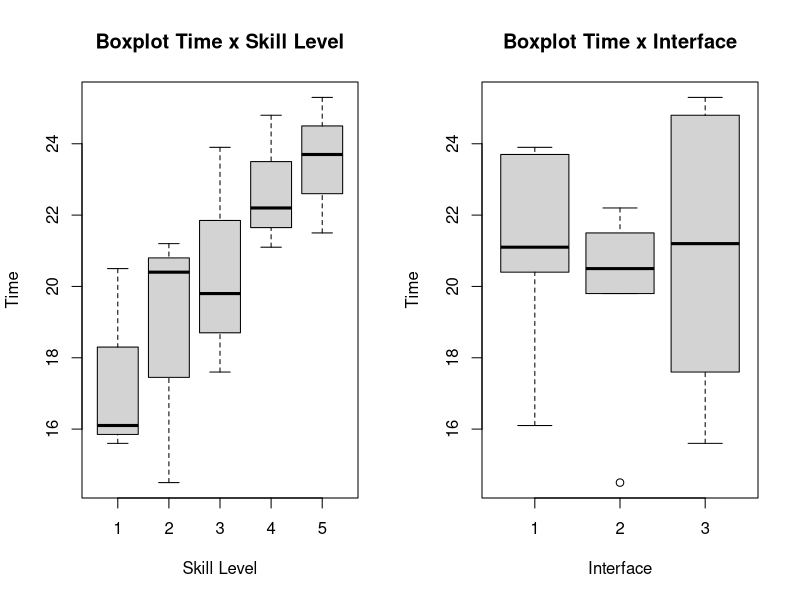
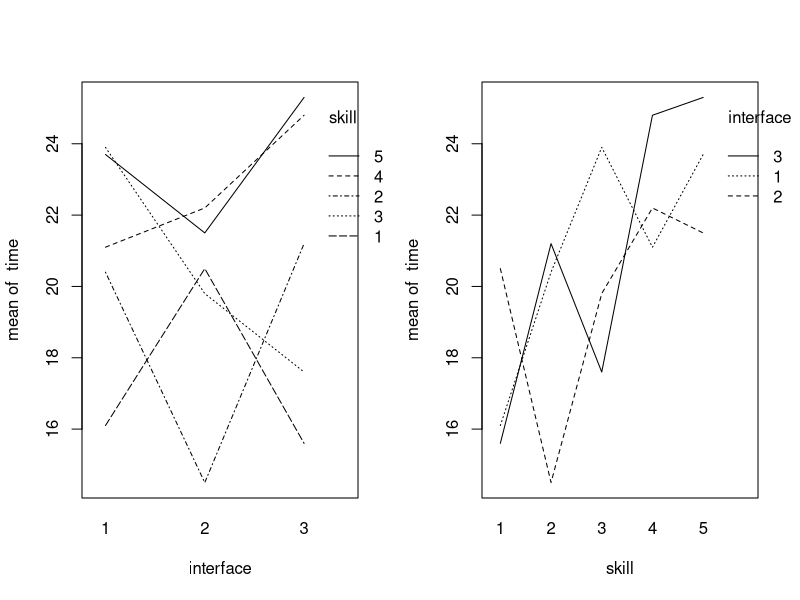
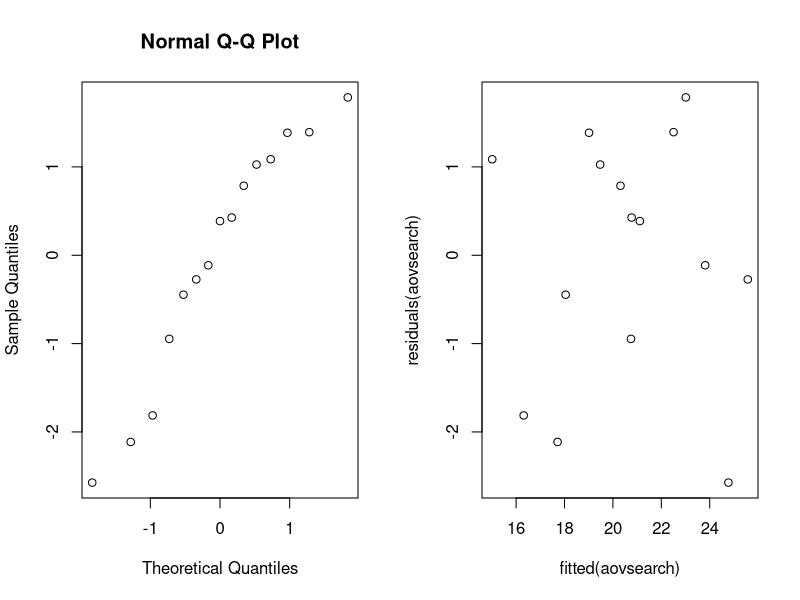
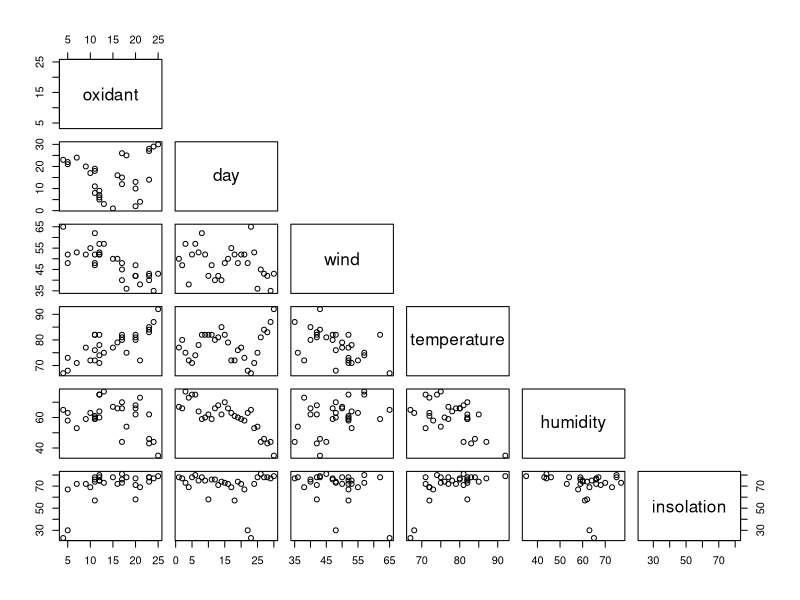
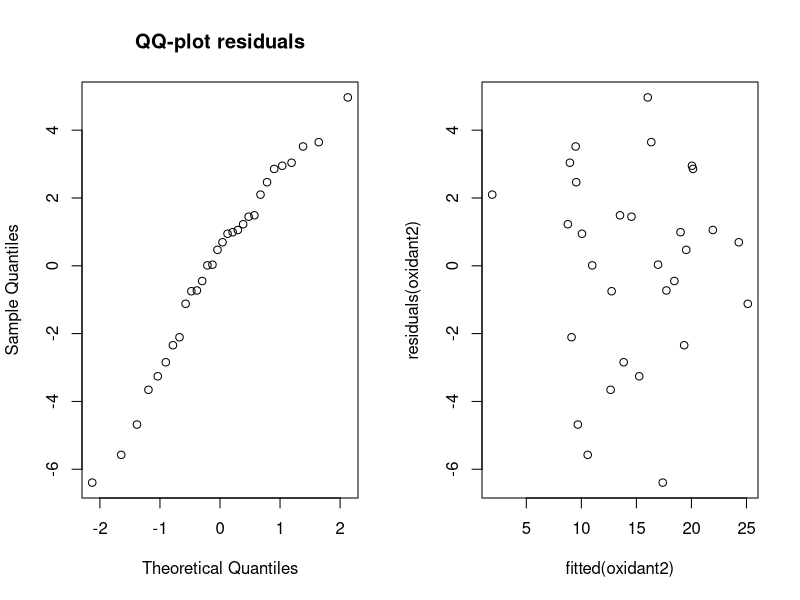

Write R code to recreate these figures, in order.
### Exercise 3

# Question 1
cream= read.table("cream.txt",header = TRUE)

cream$batch= as.factor(cream$batch)
cream$position= as.factor(cream$position)
cream$starter= as.factor(cream$starter)

creamaov= lm(acidity ~ starter + batch + position,data = cream)
summary(creamaov)

# Question 2
library(multcomp)
creammult= glht(creamaov,linfct = mcp(starter="Tukey"))
summary(creammult)

# Question 3
# In Word File

# Question 4
confint(creammult)

### Exercise 2
search = read.table("search.txt", header = TRUE)


# Question 1:
B = 5
I = 3
skill = as.factor(rep(1:B, I))
interface = as.factor(rep(1:I, B))
studentindex = sample(1:B*I)
search_random_frame= data.frame(cbind(skill, interface, studentindex))
search_random_frame

# Question 2:
attach(search)

par(mfrow=c(1,2))
boxplot(time~skill, main="Boxplot Time x Skill Level", ylab="Time", xlab="Skill Level")
boxplot(time~interface, main="Boxplot Time x Interface", ylab="Time", xlab="Interface")

par(mfrow=c(1,2))
interaction.plot(interface, skill, time); interaction.plot(skill, interface, time); 

# Question 3:
search$skill <- factor(search$skill)
search$interface <-  factor(search$interface)
aovsearch = lm(time~interface+skill, data = search)
anova(aovsearch)

# Question 4: ?
summary(aovsearch)
# Result is generated from summary of anova
estimatedTime = 15.013 +  5.300  + 4.460  

# Question 5:
par(mfrow=c(1,2))
qqnorm(residuals(aovsearch))
plot(fitted(aovsearch), residuals(aovsearch))

# Question 6: ?
friedman.test(time, interface, skill, data = search)
#friedman.test(time~interface|skill, data = search)

# Question 7:
oneaovsearch = lm(time~interface, data = search)
anova(oneaovsearch)

### Exercise 4
library(lme4)
# Question 1
cow = read.table("cow.txt", header = TRUE)
cow$id = factor(cow$id)
cow$per = factor(cow$per)
cow$treatment = factor(cow$treatment)

cowlm = lm(milk~treatment, data = cow)
summary(cowlm)

# Question 2: Result from question 1

# Question 3
cowlmer = lmer(milk~treatment+(1|id), data = cow)
summary(cowlmer)

# Question 4
attach(cow)
t.test(milk[treatment=="A"],milk[treatment=="B"],paired=TRUE)

### Exercise 6

# Question 1
airpollution= read.table("airpollution.txt", header = TRUE)
pairs(oxidant ~ day + wind + temperature + humidity + insolation , data= airpollution, upper.panel= NULL)

# Question 2
oxidant_day= lm(oxidant ~ day, data = airpollution)
summary(oxidant_day)
#p_value: 0.582

oxidant_wind= lm(oxidant ~ wind, data = airpollution)
summary(oxidant_wind)
#p_value: 8.20e-07

oxidant_temperature=lm(oxidant ~ temperature, data = airpollution)
summary(oxidant_temperature)
#p_value: 1.17e-06

oxidant_humidity=lm(oxidant ~ humidity, data = airpollution)
summary(oxidant_humidity)
#p_value: 0.056317

oxidant_insolation=lm(oxidant ~ insolation, data = airpollution)
summary(oxidant_insolation)
#p_value: 0.00441

## step 1 - select the smallest p-value (wind)
oxidant1= lm(oxidant ~ wind, data = airpollution)
summary(oxidant1)

## step 2 - select second smallest p-value (temperature)
oxidant2=lm(oxidant ~ wind + temperature, data = airpollution)
summary(oxidant2)

## step 3 - select third smallest p-value (insolation)
oxidant3=lm(oxidant ~ wind + temperature + insolation, data = airpollution)
summary(oxidant3)

## Best Model
oxidant2

# Question 3
## step 1 - full model
oxidant5= lm(oxidant ~ wind + temperature + insolation + humidity + day, data = airpollution)
summary(oxidant5)

## step 2 - remove the highest p-value (day)
oxidant4= lm(oxidant ~ wind + temperature + insolation + humidity , data = airpollution)
summary(oxidant4)

## step 3 - remove second highest p-value (insolation)
oxidant3= lm(oxidant ~ wind + temperature + humidity , data = airpollution)
summary(oxidant3)

## step 4 - remove third highest p-value (humidity)
oxidant2= lm(oxidant ~ wind + temperature , data = airpollution)
summary(oxidant2)

# Question 4
## Best Model
oxidant2

# Question 5
par(mfrow=c(1,2))
qqnorm(residuals(oxidant2), main = "QQ-plot residuals")
plot(fitted(oxidant2),residuals(oxidant2))
